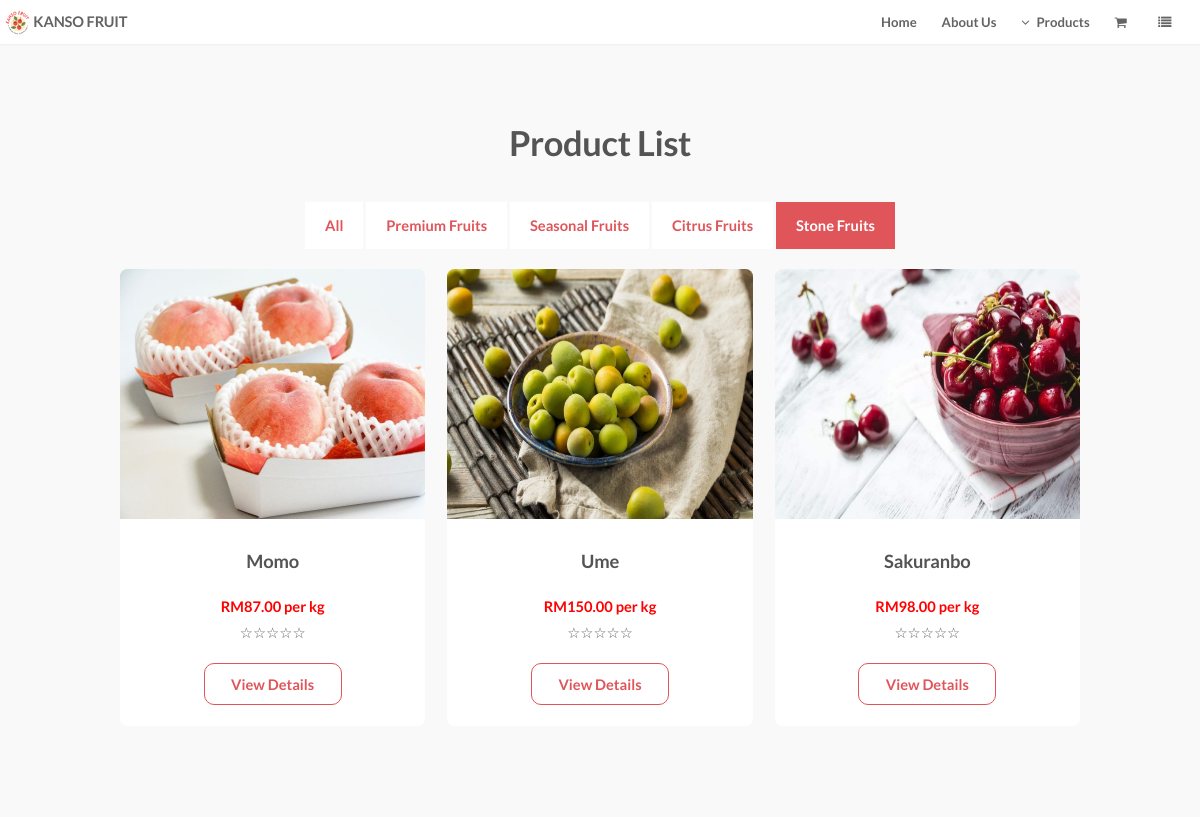
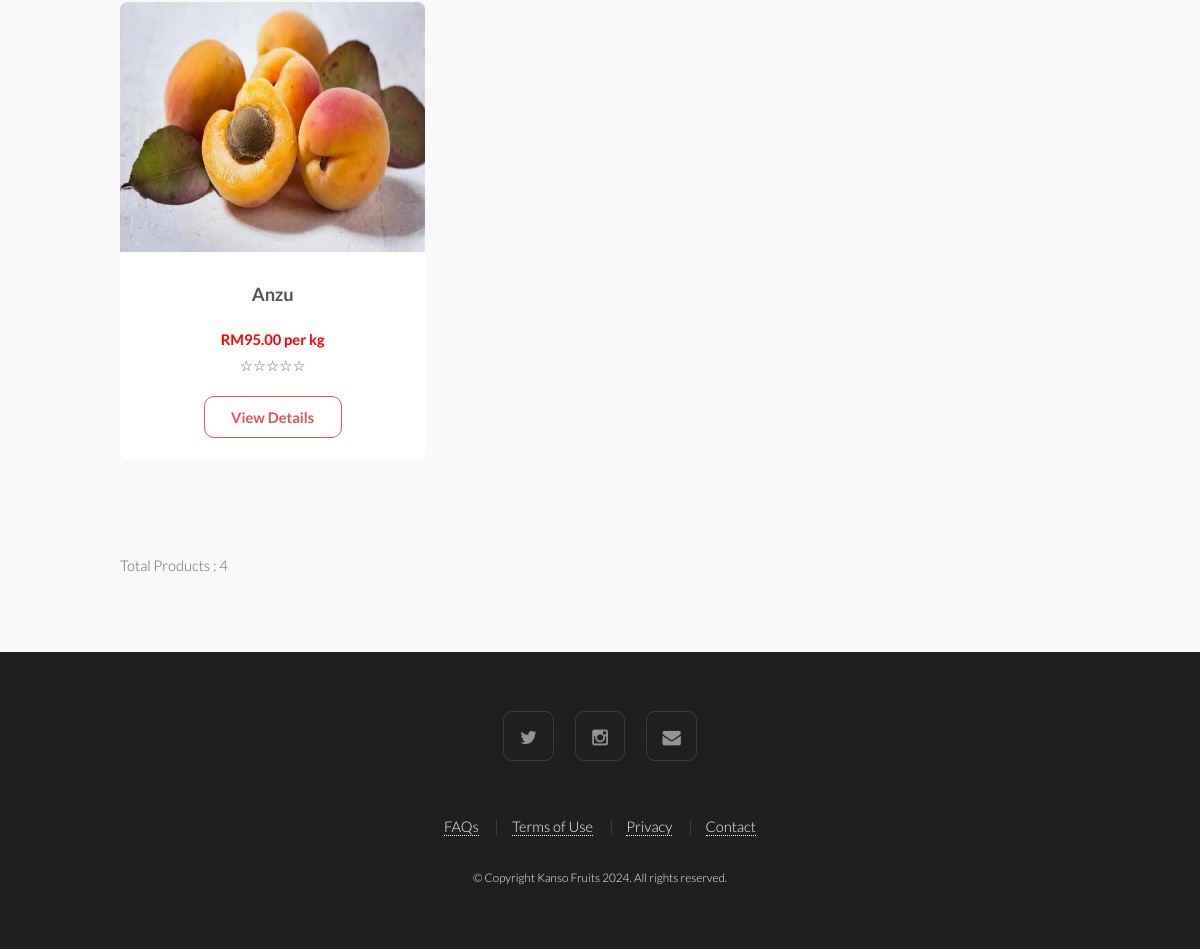
/customer_view_product_list4.php (signed in), run on the app's committed database (2 pictures, top to bottom).
### tables this page shows
CREATE TABLE `producttbl` (
  `product_id` int(11) NOT NULL,
  `product_name` varchar(200) NOT NULL,
  `product_description` text NOT NULL,
  `product_price` decimal(10,2) NOT NULL,
  `product_stock_level` int(5) NOT NULL,
  `product_date_created` date NOT NULL,
  `product_image` varchar(150) NOT NULL,
  `category_id` int(11) NOT NULL
);

### customer_view_product_list4.php (the view, shortened to what this page needs)
<?php
include("config.php");
?>
<!DOCTYPE HTML>
<html>
	<head>
	</head>
	<body>
			<header id="header" class="skel-layers-fixed">
				<div id="logo"><a href="index.html" style="text-decoration:none; outline:none; border:none;"><img src="images/logo.png" title="Kanso Fruits" alt="Kanso Fruits Logo"/></a></div>
				<h1><a href="index.html"> KANSO FRUIT</a></h1>
				<nav id="nav">
					<ul>
						<li><a href="index.php">Home</a></li>
						<li><a href="about_us.php">About Us</a></li>
						<li>
							<a href="" class="icon fa-angle-down">Products</a>
						</li>
						<li><a href="customer_view_cart.php" class="icon fa-shopping-cart"></a></li>
						<li>
							<a href="" class="icon fa-list"></a>
						</li>
					</ul>
				</nav>
			</header>
			<section id="three" class="wrapper style1">
			<div class="container">
					<header class="major">
						<h2>Product List</h2>
					</header>
					<p class="productlink">
						<a href="customer_view_product_list.php">All</a>
						<a href="customer_view_product_list1.php">Premium Fruits</a>
						<a href="customer_view_product_list2.php">Seasonal Fruits</a>
						<a href="customer_view_product_list3.php">Citrus Fruits</a>
						<span style="background-color:#e0555a; color:#fff; font-weight:bold; padding:15px 20px; cursor:pointer;">Stone Fruits</span>
					</p>
					<div class="row">
					<?php
					$get_product_list = mysqli_query($conn,"select * from producttbl,categorytbl WHERE producttbl.category_id = categorytbl.category_id AND categorytbl.category_id='2'");
					$count = mysqli_num_rows($get_product_list);
					while($prod_rec = mysqli_fetch_assoc($get_product_list))
					{
						if ($prod_rec["product_image"] == "None")
							{
								$filename = "product_image/default.png";
							}
							else
							{
								$filename = "product_image/".$prod_rec["product_image"];
							}
						$pid = $prod_rec["product_id"];
						$get_average = mysqli_query ($conn, "select avg(item_rating) as average_rating from itemtbl where product_id =$pid AND item_rating !=0");
						$rec = mysqli_fetch_assoc ($get_average);
						echo "<div class='product1'>";
							echo "<article class='box post'>";
								echo "<img src='".$filename."' class='image fit'>";
								echo "<h3>".$prod_rec['product_name']. "</h3>";
								echo "<p>";
								echo "<span style='color:red; font-weight:bold;'>RM".$prod_rec['product_price']." per kg</span>";
								echo "<br>";
								for ($x = 1; $x <=5 ; $x++)
								{
									if ($x <= number_format($rec["average_rating"],0))
									{
										echo "&#11088;";
									}
									else
									{
										echo "&#9734;";
									}
								}
								echo "<br><br>";
								echo "<a href='customer_view_product_detail.php?view_pk=".$prod_rec['product_id']."'>View Details</a>";
								echo "</p>";
							echo "</article>";
						echo "</div>";
					}
					?>
					</div>
				<?php
					echo "<p>Total Products : ".$count. "</p>";
				?>
				</div>
			</section>
			<footer id="footer">
				<ul class="icons">
					<li><a href="https://x.com/KansoFruit123" target="_blank" class="icon fa-twitter"><span class="label">Twitter</span></a></li>
					<li><a href="https://www.instagram.com/kansofruit/" target="_blank" class="icon fa-instagram"><span class="label">Instagram</span></a></li>
					<li><a href="mailto:kansofruit@gmail.com" class="icon fa-envelope"><span class="label">Envelope</span></a></li>
				</ul>
				<ul class="menu">
					<li><a href="faqs.php">FAQs</a></li>
					<li><a href="terms_of_use.php">Terms of Use</a></li>
					<li><a href="privacy_policy.php">Privacy</a></li>
					<li><a href="contactus.php">Contact</a></li>
				</ul>
				<span class="copyright">
					&copy; Copyright Kanso Fruits 2024. All rights reserved.
				</span>
			</footer>
	</body>
</html>

### css/style-xlarge.css (style rules this page uses)
body, input, select, textarea { font-size: 12pt; }

### css/style-large.css (style rules this page uses)
body, input, select, textarea { font-size: 11pt; }

### customer_view_product_list4.php (style rules this page uses)
.product1 { width:33.3333333333%; height:550px; }
.product1 img { width:100%; height:250px; }
.product1 a { text-decoration:none; outline:none; padding:0.8em 1.8em; border:1px solid #e0555a; border-radius:10px; font-weight:bold; }
p.productlink { text-align:center; margin:0px 0px 20px 0px; padding:10px; }
p.productlink a { font-weight:bold; padding:15px 20px; color:#e0555a; background-color:#fff; text-decoration:none; outline:none; border:none; }

### data on the page
producttbl: product_image (picture), product_name "Momo", product_price "87.00"
producttbl: product_image (picture), product_name "Ume", product_price "150.00"
producttbl: product_image (picture), product_name "Sakuranbo", product_price "98.00"
producttbl: product_image (picture), product_name "Anzu", product_price "95.00"

### other printed values
$count "4"
